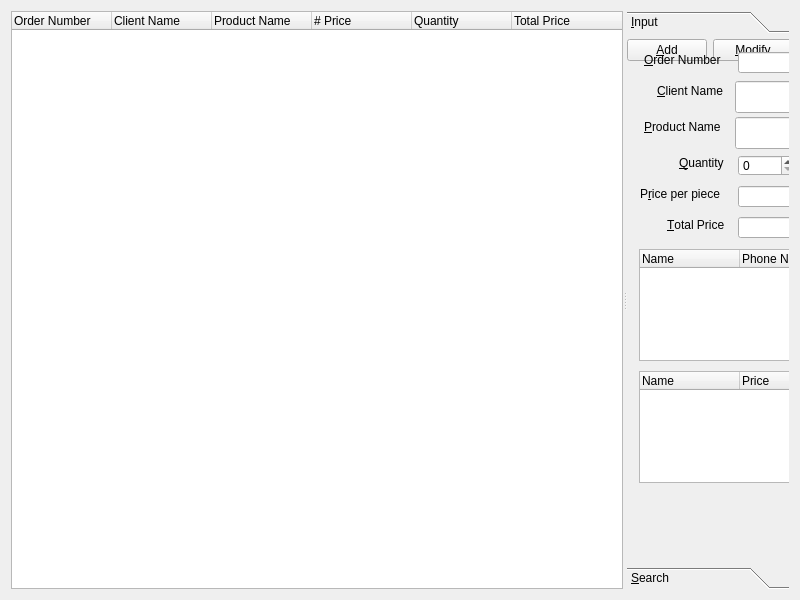
<?xml version="1.0" encoding="UTF-8"?>
<ui version="4.0">
 <class>PurchaseManage</class>
 <widget class="QWidget" name="PurchaseManage">
  <property name="geometry">
   <rect>
    <x>0</x>
    <y>0</y>
    <width>800</width>
    <height>600</height>
   </rect>
  </property>
  <property name="windowTitle">
   <string>Order Info</string>
  </property>
  <layout class="QVBoxLayout" name="verticalLayout_2">
   <item>
    <widget class="QSplitter" name="splitter">
     <property name="orientation">
      <enum>Qt::Horizontal</enum>
     </property>
     <widget class="QWidget" name="layoutWidget">
      <layout class="QVBoxLayout" name="listVerticalLayout">
       <item>
        <widget class="QTreeWidget" name="treeWidget">
         <property name="rootIsDecorated">
          <bool>false</bool>
         </property>
         <column>
          <property name="text">
           <string>Order Number</string>
          </property>
         </column>
         <column>
          <property name="text">
           <string>Client Name</string>
          </property>
         </column>
         <column>
          <property name="text">
           <string>Product Name</string>
          </property>
         </column>
         <column>
          <property name="text">
           <string># Price</string>
          </property>
         </column>
         <column>
          <property name="text">
           <string>Quantity</string>
          </property>
         </column>
         <column>
          <property name="text">
           <string>Total Price</string>
          </property>
         </column>
        </widget>
       </item>
      </layout>
     </widget>
     <widget class="QToolBox" name="toolBox">
      <property name="currentIndex">
       <number>0</number>
      </property>
      <widget class="QWidget" name="inputPage">
       <property name="geometry">
        <rect>
         <x>0</x>
         <y>0</y>
         <width>411</width>
         <height>508</height>
        </rect>
       </property>
       <attribute name="label">
        <string>&amp;Input</string>
       </attribute>
       <widget class="QTreeWidget" name="customerTreeWidget">
        <property name="geometry">
         <rect>
          <x>12</x>
          <y>210</y>
          <width>387</width>
          <height>112</height>
         </rect>
        </property>
        <property name="rootIsDecorated">
         <bool>false</bool>
        </property>
        <column>
         <property name="text">
          <string>Name</string>
         </property>
        </column>
        <column>
         <property name="text">
          <string>Phone Number</string>
         </property>
        </column>
        <column>
         <property name="text">
          <string>Address</string>
         </property>
        </column>
       </widget>
       <widget class="QTreeWidget" name="merchandiseTreeWidget">
        <property name="geometry">
         <rect>
          <x>12</x>
          <y>332</y>
          <width>387</width>
          <height>112</height>
         </rect>
        </property>
        <property name="rootIsDecorated">
         <bool>false</bool>
        </property>
        <column>
         <property name="text">
          <string>Name</string>
         </property>
        </column>
        <column>
         <property name="text">
          <string>Price</string>
         </property>
        </column>
        <column>
         <property name="text">
          <string>Quantity</string>
         </property>
        </column>
       </widget>
       <widget class="QWidget" name="">
        <layout class="QHBoxLayout" name="addHorizontalLayout">
         <item>
          <widget class="QPushButton" name="addPushButton">
           <property name="text">
            <string>&amp;Add</string>
           </property>
          </widget>
         </item>
         <item>
          <widget class="QPushButton" name="modifyPushButton">
           <property name="text">
            <string>&amp;Modify</string>
           </property>
          </widget>
         </item>
        </layout>
       </widget>
       <widget class="QComboBox" name="merchandiseComboBox">
        <property name="geometry">
         <rect>
          <x>108</x>
          <y>78</y>
          <width>99</width>
          <height>32</height>
         </rect>
        </property>
        <property name="editable">
         <bool>true</bool>
        </property>
       </widget>
       <widget class="QLabel" name="priceLabel">
        <property name="geometry">
         <rect>
          <x>13</x>
          <y>147</y>
          <width>90</width>
          <height>16</height>
         </rect>
        </property>
        <property name="text">
         <string>P&amp;rice per piece</string>
        </property>
        <property name="buddy">
         <cstring>priceLineEdit</cstring>
        </property>
       </widget>
       <widget class="QLineEdit" name="priceLineEdit">
        <property name="geometry">
         <rect>
          <x>111</x>
          <y>147</y>
          <width>125</width>
          <height>21</height>
         </rect>
        </property>
       </widget>
       <widget class="QLabel" name="customerLabel">
        <property name="geometry">
         <rect>
          <x>30</x>
          <y>44</y>
          <width>73</width>
          <height>16</height>
         </rect>
        </property>
        <property name="text">
         <string>&amp;Client Name</string>
        </property>
        <property name="buddy">
         <cstring>customerComboBox</cstring>
        </property>
       </widget>
       <widget class="QComboBox" name="customerComboBox">
        <property name="geometry">
         <rect>
          <x>108</x>
          <y>42</y>
          <width>99</width>
          <height>32</height>
         </rect>
        </property>
        <property name="editable">
         <bool>true</bool>
        </property>
       </widget>
       <widget class="QLineEdit" name="totalPriceLineEdit">
        <property name="geometry">
         <rect>
          <x>111</x>
          <y>178</y>
          <width>125</width>
          <height>21</height>
         </rect>
        </property>
       </widget>
       <widget class="QLabel" name="totalPriceLabel">
        <property name="geometry">
         <rect>
          <x>40</x>
          <y>178</y>
          <width>63</width>
          <height>16</height>
         </rect>
        </property>
        <property name="text">
         <string>&amp;Total Price</string>
        </property>
        <property name="buddy">
         <cstring>totalPriceLineEdit</cstring>
        </property>
       </widget>
       <widget class="QLabel" name="merchandiseLabel">
        <property name="geometry">
         <rect>
          <x>17</x>
          <y>80</y>
          <width>86</width>
          <height>16</height>
         </rect>
        </property>
        <property name="text">
         <string>&amp;Product Name</string>
        </property>
        <property name="buddy">
         <cstring>merchandiseComboBox</cstring>
        </property>
       </widget>
       <widget class="QLabel" name="idLabel">
        <property name="geometry">
         <rect>
          <x>17</x>
          <y>13</y>
          <width>86</width>
          <height>16</height>
         </rect>
        </property>
        <property name="text">
         <string>&amp;Order Number</string>
        </property>
        <property name="buddy">
         <cstring>idLineEdit</cstring>
        </property>
       </widget>
       <widget class="QLabel" name="quantityLabel">
        <property name="geometry">
         <rect>
          <x>52</x>
          <y>116</y>
          <width>51</width>
          <height>16</height>
         </rect>
        </property>
        <property name="text">
         <string>&amp;Quantity</string>
        </property>
        <property name="buddy">
         <cstring>quantitySpinBox</cstring>
        </property>
       </widget>
       <widget class="QLineEdit" name="idLineEdit">
        <property name="geometry">
         <rect>
          <x>111</x>
          <y>13</y>
          <width>125</width>
          <height>21</height>
         </rect>
        </property>
        <property name="readOnly">
         <bool>true</bool>
        </property>
       </widget>
       <widget class="QSpinBox" name="quantitySpinBox">
        <property name="geometry">
         <rect>
          <x>111</x>
          <y>116</y>
          <width>58</width>
          <height>21</height>
         </rect>
        </property>
        <property name="maximum">
         <number>10000</number>
        </property>
       </widget>
      </widget>
      <widget class="QWidget" name="searchPage">
       <property name="geometry">
        <rect>
         <x>0</x>
         <y>0</y>
         <width>411</width>
         <height>508</height>
        </rect>
       </property>
       <attribute name="label">
        <string>&amp;Search</string>
       </attribute>
       <layout class="QVBoxLayout" name="verticalLayout_3">
        <item>
         <widget class="QTreeWidget" name="searchTreeWidget">
          <property name="rootIsDecorated">
           <bool>false</bool>
          </property>
          <column>
           <property name="text">
            <string>ID</string>
           </property>
          </column>
          <column>
           <property name="text">
            <string>Client Name</string>
           </property>
          </column>
          <column>
           <property name="text">
            <string>Produce Name</string>
           </property>
          </column>
          <column>
           <property name="text">
            <string># Price</string>
           </property>
          </column>
          <column>
           <property name="text">
            <string>Quantity</string>
           </property>
          </column>
          <column>
           <property name="text">
            <string>Total Price</string>
           </property>
          </column>
         </widget>
        </item>
        <item>
         <layout class="QHBoxLayout" name="horizontalLayout">
          <item>
           <widget class="QComboBox" name="searchComboBox">
            <item>
             <property name="text">
              <string>ID</string>
             </property>
            </item>
            <item>
             <property name="text">
              <string>Client Name</string>
             </property>
            </item>
            <item>
             <property name="text">
              <string>Product Name</string>
             </property>
            </item>
            <item>
             <property name="text">
              <string>Price</string>
             </property>
            </item>
            <item>
             <property name="text">
              <string>Quantity</string>
             </property>
            </item>
            <item>
             <property name="text">
              <string>Total Price</string>
             </property>
            </item>
           </widget>
          </item>
          <item>
           <widget class="QLineEdit" name="searchLineEdit"/>
          </item>
         </layout>
        </item>
        <item>
         <widget class="QPushButton" name="searchPushButton">
          <property name="text">
           <string>S&amp;earch</string>
          </property>
         </widget>
        </item>
       </layout>
      </widget>
     </widget>
    </widget>
   </item>
  </layout>
 </widget>
 <resources/>
 <connections/>
</ui>
